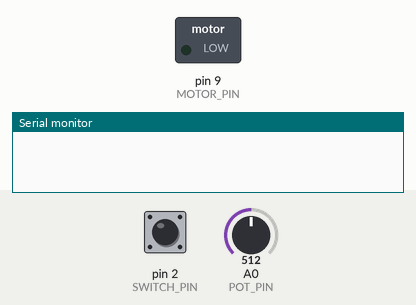
This sketch was run on a simulated Arduino Uno, built with avr-gcc and run on an emulated ATmega328P. Shown: switched loads named in the sketch (green lamp = pin HIGH), the last lines printed to the serial monitor. The test bench sets the inputs (shaded band); at power-on: pin 2 (SWITCH_PIN) LOW, A0 (POT_PIN) = 512.

Above: at 1.2 s.
1.3 s: pin 2 (SWITCH_PIN) pulled HIGH for 0.15 s
At 1.37 s:
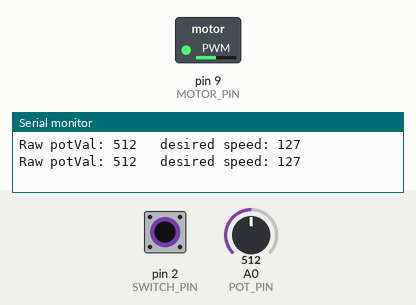
2.9 s: pin 2 (SWITCH_PIN) pulled HIGH for 3.2 s
At 7.3 s:
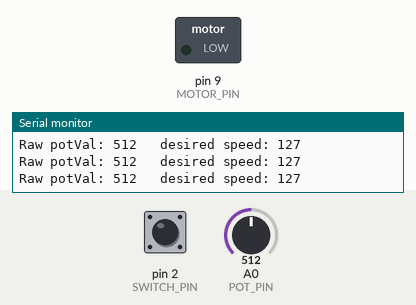
7.6 s: pin 2 (SWITCH_PIN) driven HIGH
At 8.9 s:
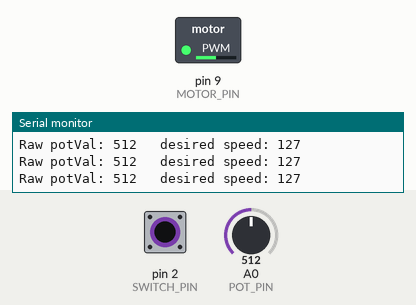
10.6 s: A0 (POT_PIN) set to 122
At 11.4 s:
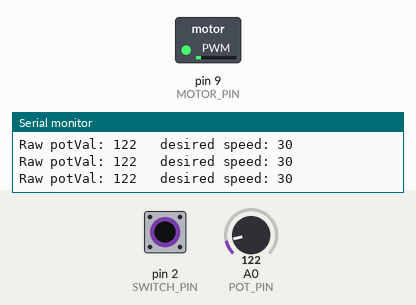
12.1 s: A0 (POT_PIN) set to 716
At 13.3 s:
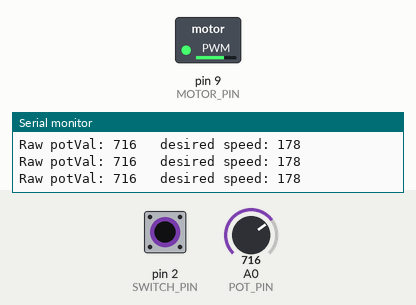
13.6 s: A0 (POT_PIN) set to 1023
At 14.7 s:
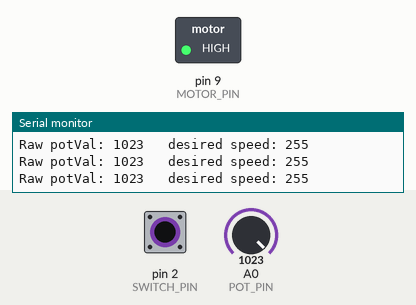
Timing chart, 0 to 16.1 s (numbered marks = the images above; inputs shaded):
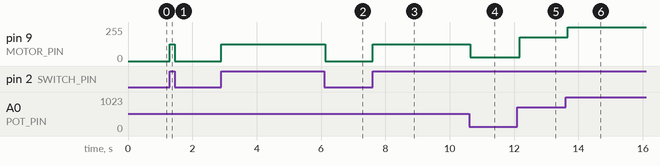

Measured:
- after the input at 1.3 s, pin 9 (MOTOR_PIN): 0/255 → 127/255 at once, → 0/255 0.16 s later
- after the input at 2.9 s, pin 9 (MOTOR_PIN): 0/255 → 127/255 at once, → 0/255 3.2 s later
- after the input at 7.6 s, pin 9 (MOTOR_PIN): 0/255 → 127/255 at once
- after the input at 10.6 s, pin 9 (MOTOR_PIN): 127/255 → 30/255 at once
- after the input at 12.1 s, pin 9 (MOTOR_PIN): 30/255 → 178/255 after 0.07 s
- after the input at 13.6 s, pin 9 (MOTOR_PIN): 178/255 → 255/255 after 0.07 s

The sketch:

motor_with_button_and_pot.ino
```cpp
const int SWITCH_PIN = 2;
const int MOTOR_PIN = 9;
const int POT_PIN = A0;

int switchState = 0;
int potVal;

void setup() {
  // put your setup code here, to run once:
  pinMode(MOTOR_PIN, OUTPUT);
  pinMode(SWITCH_PIN, INPUT);
  // why didn't the example project 5 need us to enable pinMode?  Is that just for digital?
  //pinMode(POT_PIN, INPUT);

  Serial.begin(9600);
}

void loop() {
  // put your main code here, to run repeatedly:
  switchState = digitalRead(SWITCH_PIN);

  if (switchState == HIGH) {
    potVal = analogRead(POT_PIN);
    int desiredMotorSpeed = map(potVal, 0, 1023, 0, 255);
    Serial.print("Raw potVal: ");
    Serial.print(potVal);
    Serial.print("\t desired speed: ");
    Serial.print(desiredMotorSpeed);
    Serial.print("\n");

    // instead of digitalWrite(HIGH) (max speed), write out the PWM
    //digitalWrite(MOTOR_PIN, HIGH);
    analogWrite(MOTOR_PIN, desiredMotorSpeed);
  }
  else {
    digitalWrite(MOTOR_PIN, LOW);
  }
}
```
